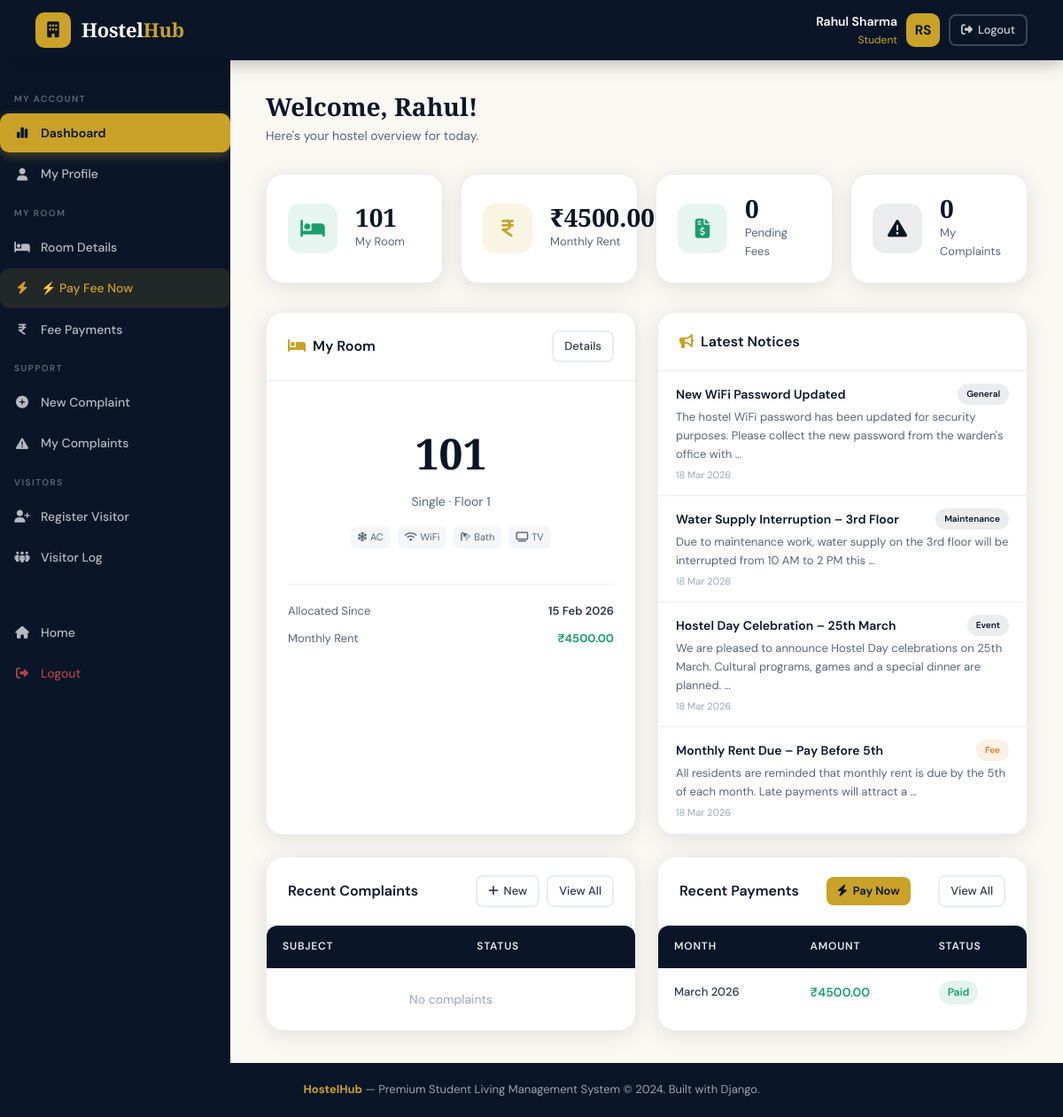
The app's page /dashboard/ (signed in) with its own data.
### hostel_app/models.py (models this page shows, shortened)
class StudentProfile(models.Model):
    GENDER_CHOICES = [('M', 'Male'), ('F', 'Female'), ('O', 'Other')]
    STATUS_CHOICES = [('active', 'Active'), ('inactive', 'Inactive'), ('pending', 'Pending')]
    user = models.OneToOneField(User, on_delete=models.CASCADE, related_name='profile')
    roll_number = models.CharField(max_length=20, unique=True)
    phone = models.CharField(max_length=15)
    gender = models.CharField(max_length=1, choices=GENDER_CHOICES)
    date_of_birth = models.DateField(null=True, blank=True)
    address = models.TextField(blank=True)
    course = models.CharField(max_length=100, blank=True)
    year_of_study = models.IntegerField(default=1)
    guardian_name = models.CharField(max_length=100, blank=True)
    guardian_phone = models.CharField(max_length=15, blank=True)
    status = models.CharField(max_length=10, choices=STATUS_CHOICES, default='pending')
    profile_photo = models.ImageField(upload_to='profiles/', null=True, blank=True)
    created_at = models.DateTimeField(auto_now_add=True)

class RoomAllocation(models.Model):
    STATUS_CHOICES = [
        ('active', 'Active'),
        ('vacated', 'Vacated'),
        ('transferred', 'Transferred'),
    ]
    student = models.ForeignKey(StudentProfile, on_delete=models.CASCADE, related_name='allocations')
    room = models.ForeignKey(Room, on_delete=models.CASCADE, related_name='allocations')
    allocated_date = models.DateField(default=timezone.now)
    expected_vacate_date = models.DateField(null=True, blank=True)
    actual_vacate_date = models.DateField(null=True, blank=True)
    status = models.CharField(max_length=15, choices=STATUS_CHOICES, default='active')
    monthly_rent = models.DecimalField(max_digits=10, decimal_places=2)
    security_deposit = models.DecimalField(max_digits=10, decimal_places=2, default=0)
    notes = models.TextField(blank=True)
    allocated_by = models.ForeignKey(User, on_delete=models.SET_NULL, null=True, related_name='allocations_made')
    created_at = models.DateTimeField(auto_now_add=True)

class Room(models.Model):
    STATUS_CHOICES = [
        ('available', 'Available'),
        ('occupied', 'Occupied'),
        ('maintenance', 'Under Maintenance'),
        ('reserved', 'Reserved'),
    ]
    FLOOR_CHOICES = [(i, f'Floor {i}') for i in range(0, 11)]
    room_number = models.CharField(max_length=10, unique=True)
    room_type = models.ForeignKey(RoomType, on_delete=models.CASCADE, related_name='rooms')
    floor = models.IntegerField(choices=FLOOR_CHOICES, default=1)
    status = models.CharField(max_length=15, choices=STATUS_CHOICES, default='available')
    current_occupancy = models.IntegerField(default=0)
    has_ac = models.BooleanField(default=False)
    has_attached_bathroom = models.BooleanField(default=False)
    has_wifi = models.BooleanField(default=True)
    has_tv = models.BooleanField(default=False)
    notes = models.TextField(blank=True)
    created_at = models.DateTimeField(auto_now_add=True)
    updated_at = models.DateTimeField(auto_now=True)

class RoomType(models.Model):
    name = models.CharField(max_length=50)  # Single, Double, Triple, Dormitory
    capacity = models.IntegerField()
    price_per_month = models.DecimalField(max_digits=10, decimal_places=2)
    description = models.TextField(blank=True)
    amenities = models.TextField(blank=True)  # JSON-like comma separated

class Notice(models.Model):
    CATEGORY_CHOICES = [
        ('general', 'General'),
        ('maintenance', 'Maintenance'),
        ('event', 'Event'),
        ('fee', 'Fee'),
        ('urgent', 'Urgent'),
    ]
    title = models.CharField(max_length=200)
    content = models.TextField()
    category = models.CharField(max_length=15, choices=CATEGORY_CHOICES, default='general')
    posted_by = models.ForeignKey(User, on_delete=models.CASCADE)
    is_active = models.BooleanField(default=True)
    created_at = models.DateTimeField(auto_now_add=True)
    expires_at = models.DateTimeField(null=True, blank=True)
    class Meta:
        ordering = ['-created_at']

class FeePayment(models.Model):
    STATUS_CHOICES = [('paid', 'Paid'), ('pending', 'Pending'), ('overdue', 'Overdue')]
    PAYMENT_METHOD = [('cash', 'Cash'), ('online', 'Online'), ('cheque', 'Cheque'), ('upi', 'UPI')]
    allocation = models.ForeignKey(RoomAllocation, on_delete=models.CASCADE, related_name='payments')
    amount = models.DecimalField(max_digits=10, decimal_places=2)
    payment_date = models.DateField(default=timezone.now)
    due_date = models.DateField()
    month = models.CharField(max_length=20)
    status = models.CharField(max_length=10, choices=STATUS_CHOICES, default='pending')
    payment_method = models.CharField(max_length=10, choices=PAYMENT_METHOD, default='cash')
    transaction_id = models.CharField(max_length=100, blank=True)
    notes = models.TextField(blank=True)
    received_by = models.ForeignKey(User, on_delete=models.SET_NULL, null=True)
    slip_image = models.ImageField(upload_to=slip_upload_path, null=True, blank=True)
    created_at = models.DateTimeField(auto_now_add=True)

### hostel_app/views.py (the view)
# urls.py: path('dashboard/', views.student_dashboard, name='student_dashboard'),
@login_required
def student_dashboard(request):
    if request.user.is_staff:
        return redirect('admin_dashboard')
    try:
        profile = request.user.profile
    except StudentProfile.DoesNotExist:
        messages.error(request, 'Profile not found.')
        return redirect('home')
    allocation = RoomAllocation.objects.filter(student=profile, status='active').first()
    complaints = Complaint.objects.filter(student=profile).order_by('-created_at')[:5]
    notices = Notice.objects.filter(is_active=True).order_by('-created_at')[:5]
    payments = FeePayment.objects.filter(allocation__student=profile).order_by('-created_at')[:5] if allocation else []
    pending_fees = FeePayment.objects.filter(allocation__student=profile, status='pending').count() if allocation else 0
    return render(request, 'hostel_app/student/dashboard.html', {
        'profile': profile,
        'allocation': allocation,
        'complaints': complaints,
        'notices': notices,
        'payments': payments,
        'pending_fees': pending_fees,
    })

### hostel_app/templates/hostel_app/student/dashboard.html (shortened to what this page needs)
{% extends 'hostel_app/student/base_student.html' %}
{% block student_content %}
<div class="page-header fade-in">
    <div>
        <div class="page-title">Welcome, {{ profile.user.first_name }}!</div>
        <div class="page-subtitle">Here's your hostel overview for today.</div>
    </div>
</div>
<div class="stats-grid fade-in fade-in-delay-1">
    <div class="stat-card">
        <div class="stat-icon {% if allocation %}success{% else %}warning{% endif %}">
            <i class="fa-solid fa-bed"></i>
        </div>
        <div class="stat-info">
            <div class="stat-value">{% if allocation %}{{ allocation.room.room_number }}{% else %}—{% endif %}</div>
            <div class="stat-label">My Room</div>
        </div>
    </div>
    <div class="stat-card">
        <div class="stat-icon gold">
            <i class="fa-solid fa-indian-rupee-sign"></i>
        </div>
        <div class="stat-info">
            <div class="stat-value">{% if allocation %}₹{{ allocation.monthly_rent }}{% else %}—{% endif %}</div>
            <div class="stat-label">Monthly Rent</div>
        </div>
    </div>
    <div class="stat-card">
        <div class="stat-icon {% if pending_fees > 0 %}danger{% else %}success{% endif %}">
            <i class="fa-solid fa-file-invoice-dollar"></i>
        </div>
        <div class="stat-info">
            <div class="stat-value">{{ pending_fees }}</div>
            <div class="stat-label">Pending Fees</div>
        </div>
    </div>
    <div class="stat-card">
        <div class="stat-icon navy">
            <i class="fa-solid fa-triangle-exclamation"></i>
        </div>
        <div class="stat-info">
            <div class="stat-value">{{ complaints|length }}</div>
            <div class="stat-label">My Complaints</div>
        </div>
    </div>
</div>
<div class="grid-2 mb-24 fade-in fade-in-delay-2">
    <div class="card">
        <div class="card-header">
            <div class="card-title"><i class="fa-solid fa-bed" style="color:var(--gold);margin-right:8px;"></i>My Room</div>
            <a href="{% url 'my_room' %}" class="btn btn-outline btn-sm">Details</a>
        </div>
        <div class="card-body">
            {% if allocation %}
            <div style="text-align:center;padding:20px 0;">
                <div style="font-family:'Playfair Display',serif;font-size:48px;font-weight:700;color:var(--navy);">{{ allocation.room.room_number }}</div>
                <div style="color:var(--gray-600);font-size:14px;margin-top:4px;">{{ allocation.room.room_type.name }} · Floor {{ allocation.room.floor }}</div>
                <div style="margin-top:16px;display:flex;justify-content:center;gap:8px;">
                    {% if allocation.room.has_ac %}<span class="amenity-tag"><i class="fa-solid fa-snowflake"></i> AC</span>{% endif %}
                    {% if allocation.room.has_wifi %}<span class="amenity-tag"><i class="fa-solid fa-wifi"></i> WiFi</span>{% endif %}
                    {% if allocation.room.has_attached_bathroom %}<span class="amenity-tag"><i class="fa-solid fa-shower"></i> Bath</span>{% endif %}
                    {% if allocation.room.has_tv %}<span class="amenity-tag"><i class="fa-solid fa-tv"></i> TV</span>{% endif %}
                </div>
            </div>
            <div class="divider"></div>
            <div style="display:grid;gap:10px;">
                <div style="display:flex;justify-content:space-between;font-size:13px;">
                    <span style="color:var(--gray-600);">Allocated Since</span>
                    <span style="font-weight:600;">{{ allocation.allocated_date|date:"d M Y" }}</span>
                </div>
                <div style="display:flex;justify-content:space-between;font-size:13px;">
                    <span style="color:var(--gray-600);">Monthly Rent</span>
                    <span style="font-weight:700;color:var(--success);">₹{{ allocation.monthly_rent }}</span>
                </div>
            </div>
            {% else %}
            <div class="empty-state" style="padding:40px 20px;">
                <i class="fa-solid fa-bed"></i>
                <h3>No Room Allocated</h3>
                <p>Contact the admin to get a room allocated.</p>
            </div>
            {% endif %}
        </div>
    </div>
    <div class="card">
        <div class="card-header">
            <div class="card-title"><i class="fa-solid fa-bullhorn" style="color:var(--gold);margin-right:8px;"></i>Latest Notices</div>
        </div>
        <div class="card-body" style="padding:0;">
            {% for notice in notices %}
            <div style="padding:14px 20px;border-bottom:1px solid var(--gray-200);">
                <div style="display:flex;align-items:center;justify-content:space-between;gap:8px;margin-bottom:4px;">
                    <div style="font-weight:600;font-size:14px;color:var(--navy);">{{ notice.title }}</div>
                    <span class="badge {% if notice.category == 'urgent' %}badge-danger{% elif notice.category == 'fee' %}badge-warning{% else %}badge-navy{% endif %}" style="font-size:10px;">
                        {{ notice.get_category_display }}
                    </span>
                </div>
                <div style="font-size:13px;color:var(--gray-600);">{{ notice.content|truncatewords:20 }}</div>
                <div style="font-size:11px;color:var(--gray-400);margin-top:4px;">{{ notice.created_at|date:"d M Y" }}</div>
            </div>
            {% empty %}
            <div class="empty-state" style="padding:40px;">
                <i class="fa-solid fa-bell-slash" style="font-size:32px;"></i>
                <p style="margin-top:10px;">No notices at the moment</p>
            </div>
            {% endfor %}
        </div>
    </div>
</div>
<div class="grid-2 fade-in fade-in-delay-3">
    <div class="card">
        <div class="card-header">
            <div class="card-title">Recent Complaints</div>
            <div style="display:flex;gap:8px;">
                <a href="{% url 'submit_complaint' %}" class="btn btn-outline btn-sm"><i class="fa-solid fa-plus"></i> New</a>
                <a href="{% url 'my_complaints' %}" class="btn btn-outline btn-sm">View All</a>
            </div>
        </div>
        <div class="table-wrapper">
            <table>
                <thead><tr><th>Subject</th><th>Status</th></tr></thead>
                <tbody>
                    {% for c in complaints %}
                    <tr>
                        <td style="font-size:13px;font-weight:500;">{{ c.subject|truncatechars:35 }}</td>
                        <td>
                            <span class="badge {% if c.status == 'open' %}badge-danger{% elif c.status == 'in_progress' %}badge-warning{% elif c.status == 'resolved' %}badge-success{% else %}badge-gray{% endif %}">
                                {{ c.get_status_display }}
                            </span>
                        </td>
                    </tr>
                    {% empty %}
                    <tr><td colspan="2" class="text-center" style="padding:24px;color:var(--gray-400);">No complaints</td></tr>
                    {% endfor %}
                </tbody>
            </table>
        </div>
    </div>
    <div class="card">
        <div class="card-header">
            <div class="card-title">Recent Payments</div>
            <a href="{% url 'pay_fee' %}" class="btn btn-gold btn-sm">
    <i class="fa-solid fa-bolt"></i> Pay Now
</a>
            <a href="{% url 'my_payments' %}" class="btn btn-outline btn-sm">View All</a>
        </div>
        <div class="table-wrapper">
            <table>
                <thead><tr><th>Month</th><th>Amount</th><th>Status</th></tr></thead>
                <tbody>
                    {% for p in payments %}
                    <tr>
                        <td style="font-size:13px;font-weight:500;">{{ p.month }}</td>
                        <td style="font-weight:600;color:var(--success);">₹{{ p.amount }}</td>
                        <td>
                            <span class="badge {% if p.status == 'paid' %}badge-success{% elif p.status == 'pending' %}badge-warning{% else %}badge-danger{% endif %}">
                                {{ p.get_status_display }}
                            </span>
                        </td>
                    </tr>
                    {% empty %}
                    <tr><td colspan="3" class="text-center" style="padding:24px;color:var(--gray-400);">No payment records</td></tr>
                    {% endfor %}
                </tbody>
            </table>
        </div>
    </div>
</div>
{% endblock %}

### hostel_app/templates/hostel_app/base.html (shortened to what this page needs)
<!DOCTYPE html>
<html lang="en">
<head>
    <link rel="stylesheet" href="https://cdnjs.cloudflare.com/ajax/libs/font-awesome/6.5.0/css/all.min.css">
</head>
<body>
<nav class="navbar">
    <a href="{% url 'home' %}" class="navbar-brand">
        <div class="brand-icon"><i class="fa-solid fa-building"></i></div>
        <span class="brand-text">Hostel<span>Hub</span></span>
    </a>
    {% if user.is_authenticated %}
        <div class="user-menu">
            <div class="user-info">
                <div class="user-name">{{ user.get_full_name|default:user.username }}</div>
                <div class="user-role">{% if user.is_staff %}Administrator{% else %}Student{% endif %}</div>
            </div>
            <div class="avatar">{{ user.first_name|first|upper }}{{ user.last_name|first|upper }}</div>
            <a href="{% url 'logout' %}" class="btn btn-outline btn-sm" style="border-color:rgba(255,255,255,0.2);color:rgba(255,255,255,0.8);">
                <i class="fa-solid fa-right-from-bracket"></i> Logout
            </a>
        </div>
    {% else %}
        <div class="navbar-actions">
            <a href="{% url 'login' %}" class="btn btn-outline btn-sm" style="border-color:rgba(255,255,255,0.25);color:rgba(255,255,255,0.8);">Login</a>
            <a href="{% url 'register' %}" class="btn btn-gold btn-sm">Register</a>
        </div>
    {% endif %}
</nav>
{% block body %}{% endblock %}
<footer>
    <strong>HostelHub</strong> — Premium Student Living Management System &copy; 2024. Built with Django.
</footer>
</body>
</html>

### records on screen
StudentProfile: user.first_name "Rahul"
RoomAllocation: room.room_number "101", monthly_rent "4500.00", room.room_type.name "Single", room.floor "1", allocated_date "15 Feb 2026"
Notice: title "New WiFi Password Updated", category "General", content "The hostel WiFi password has been updated for security purposes. Please collect the new password from the warden's office with …", created_at "18 Mar 2026"
Notice: title "Water Supply Interruption – 3rd Floor", category "Maintenance", content "Due to maintenance work, water supply on the 3rd floor will be interrupted from 10 AM to 2 PM this …", created_at "18 Mar 2026"
Notice: title "Hostel Day Celebration – 25th March", category "Event", content "We are pleased to announce Hostel Day celebrations on 25th March. Cultural programs, games and a special dinner are planned. …", created_at "18 Mar 2026"
Notice: title "Monthly Rent Due – Pay Before 5th", category "Fee", content "All residents are reminded that monthly rent is due by the 5th of each month. Late payments will attract a …", created_at "18 Mar 2026"
FeePayment: month "March 2026", amount "4500.00", status "Paid"

### other values on screen
{{ user.get_full_name|default:user.username }} "Rahul Sharma"
{{ user.first_name|first|upper }} "R"
{{ user.last_name|first|upper }} "S"
{{ pending_fees }} "0"
{{ complaints|length }} "0"
